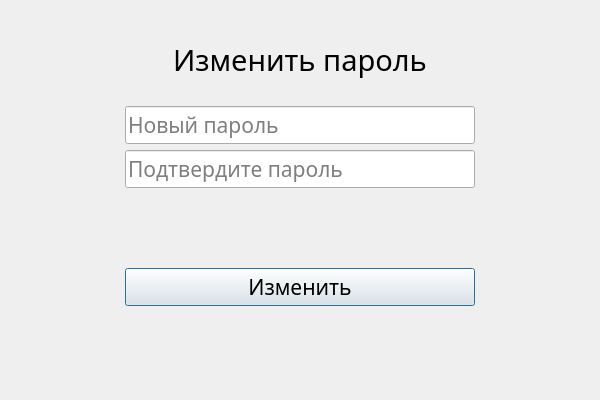
<?xml version="1.0" encoding="UTF-8"?>
<ui version="4.0">
 <class>Dialog</class>
 <widget class="QDialog" name="Dialog">
  <property name="geometry">
   <rect>
    <x>0</x>
    <y>0</y>
    <width>600</width>
    <height>400</height>
   </rect>
  </property>
  <property name="windowTitle">
   <string>Dialog</string>
  </property>
  <layout class="QHBoxLayout" name="horizontalLayout">
   <item>
    <spacer name="horizontalSpacer">
     <property name="orientation">
      <enum>Qt::Orientation::Horizontal</enum>
     </property>
     <property name="sizeHint" stdset="0">
      <size>
       <width>98</width>
       <height>20</height>
      </size>
     </property>
    </spacer>
   </item>
   <item>
    <widget class="QWidget" name="widget" native="true">
     <layout class="QVBoxLayout" name="verticalLayout">
      <item>
       <widget class="QLabel" name="nameLabel">
        <property name="sizePolicy">
         <sizepolicy hsizetype="Preferred" vsizetype="Fixed">
          <horstretch>0</horstretch>
          <verstretch>0</verstretch>
         </sizepolicy>
        </property>
        <property name="minimumSize">
         <size>
          <width>0</width>
          <height>80</height>
         </size>
        </property>
        <property name="font">
         <font>
          <family>Microsoft YaHei UI Light</family>
          <pointsize>22</pointsize>
         </font>
        </property>
        <property name="text">
         <string>Изменить пароль</string>
        </property>
        <property name="textFormat">
         <enum>Qt::TextFormat::PlainText</enum>
        </property>
        <property name="alignment">
         <set>Qt::AlignmentFlag::AlignCenter</set>
        </property>
       </widget>
      </item>
      <item>
       <widget class="QLineEdit" name="passInput">
        <property name="minimumSize">
         <size>
          <width>350</width>
          <height>0</height>
         </size>
        </property>
        <property name="font">
         <font>
          <family>Microsoft YaHei UI Light</family>
          <pointsize>16</pointsize>
         </font>
        </property>
        <property name="inputMask">
         <string/>
        </property>
        <property name="text">
         <string/>
        </property>
        <property name="echoMode">
         <enum>QLineEdit::EchoMode::Password</enum>
        </property>
        <property name="placeholderText">
         <string>Новый пароль</string>
        </property>
       </widget>
      </item>
      <item>
       <widget class="QLineEdit" name="confirmInput">
        <property name="font">
         <font>
          <family>Microsoft YaHei UI Light</family>
          <pointsize>16</pointsize>
         </font>
        </property>
        <property name="inputMethodHints">
         <set>Qt::InputMethodHint::ImhHiddenText|Qt::InputMethodHint::ImhNoAutoUppercase|Qt::InputMethodHint::ImhNoPredictiveText|Qt::InputMethodHint::ImhSensitiveData</set>
        </property>
        <property name="echoMode">
         <enum>QLineEdit::EchoMode::Password</enum>
        </property>
        <property name="placeholderText">
         <string>Подтвердите пароль</string>
        </property>
       </widget>
      </item>
      <item>
       <spacer name="verticalSpacer_3">
        <property name="orientation">
         <enum>Qt::Orientation::Vertical</enum>
        </property>
        <property name="sizeHint" stdset="0">
         <size>
          <width>20</width>
          <height>40</height>
         </size>
        </property>
       </spacer>
      </item>
      <item>
       <widget class="QPushButton" name="editButton">
        <property name="font">
         <font>
          <family>Microsoft YaHei UI Light</family>
          <pointsize>16</pointsize>
         </font>
        </property>
        <property name="text">
         <string>Изменить</string>
        </property>
        <property name="autoDefault">
         <bool>true</bool>
        </property>
        <property name="flat">
         <bool>false</bool>
        </property>
       </widget>
      </item>
      <item>
       <spacer name="verticalSpacer_4">
        <property name="orientation">
         <enum>Qt::Orientation::Vertical</enum>
        </property>
        <property name="sizeHint" stdset="0">
         <size>
          <width>20</width>
          <height>40</height>
         </size>
        </property>
       </spacer>
      </item>
     </layout>
    </widget>
   </item>
   <item>
    <spacer name="horizontalSpacer_2">
     <property name="orientation">
      <enum>Qt::Orientation::Horizontal</enum>
     </property>
     <property name="sizeHint" stdset="0">
      <size>
       <width>98</width>
       <height>20</height>
      </size>
     </property>
    </spacer>
   </item>
  </layout>
 </widget>
 <resources/>
 <connections/>
</ui>
